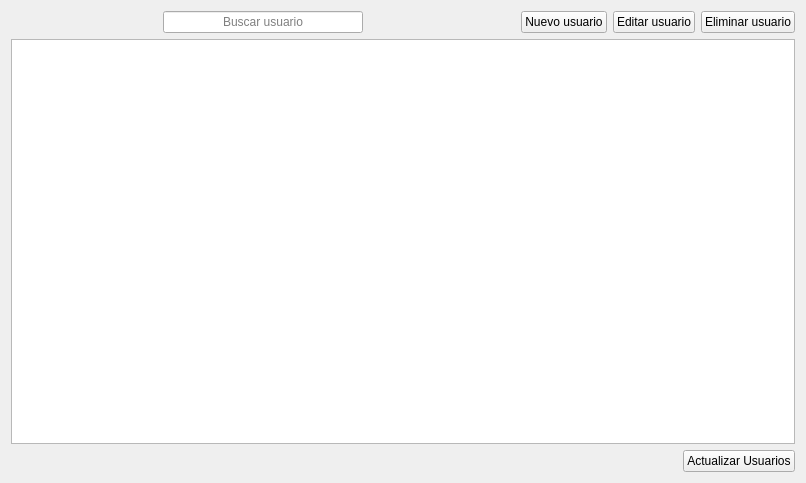
<?xml version="1.0" encoding="UTF-8"?>
<ui version="4.0">
 <class>UsersPage</class>
 <widget class="QWidget" name="UsersPage">
  <property name="geometry">
   <rect>
    <x>0</x>
    <y>0</y>
    <width>806</width>
    <height>483</height>
   </rect>
  </property>
  <property name="windowTitle">
   <string>Form</string>
  </property>
  <layout class="QVBoxLayout" name="verticalLayout">
   <item>
    <layout class="QHBoxLayout" name="horizontalLayout">
     <item>
      <spacer name="horizontalSpacer_3">
       <property name="orientation">
        <enum>Qt::Orientation::Horizontal</enum>
       </property>
       <property name="sizeHint" stdset="0">
        <size>
         <width>40</width>
         <height>20</height>
        </size>
       </property>
      </spacer>
     </item>
     <item>
      <widget class="QLineEdit" name="searchLineEdit">
       <property name="minimumSize">
        <size>
         <width>200</width>
         <height>0</height>
        </size>
       </property>
       <property name="text">
        <string/>
       </property>
       <property name="alignment">
        <set>Qt::AlignmentFlag::AlignCenter</set>
       </property>
       <property name="placeholderText">
        <string>Buscar usuario</string>
       </property>
       <property name="clearButtonEnabled">
        <bool>true</bool>
       </property>
      </widget>
     </item>
     <item>
      <spacer name="horizontalSpacer">
       <property name="orientation">
        <enum>Qt::Orientation::Horizontal</enum>
       </property>
       <property name="sizeHint" stdset="0">
        <size>
         <width>40</width>
         <height>20</height>
        </size>
       </property>
      </spacer>
     </item>
     <item>
      <widget class="QPushButton" name="newUserButton">
       <property name="text">
        <string>Nuevo usuario</string>
       </property>
      </widget>
     </item>
     <item>
      <widget class="QPushButton" name="editUserButton">
       <property name="text">
        <string>Editar usuario</string>
       </property>
      </widget>
     </item>
     <item>
      <widget class="QPushButton" name="deleteUserButton">
       <property name="text">
        <string>Eliminar usuario</string>
       </property>
      </widget>
     </item>
    </layout>
   </item>
   <item>
    <widget class="QTableView" name="tableView"/>
   </item>
   <item>
    <layout class="QHBoxLayout" name="horizontalLayout_2">
     <property name="topMargin">
      <number>0</number>
     </property>
     <item>
      <spacer name="horizontalSpacer_2">
       <property name="orientation">
        <enum>Qt::Orientation::Horizontal</enum>
       </property>
       <property name="sizeHint" stdset="0">
        <size>
         <width>40</width>
         <height>20</height>
        </size>
       </property>
      </spacer>
     </item>
     <item>
      <widget class="QPushButton" name="refreshButton">
       <property name="text">
        <string>Actualizar Usuarios</string>
       </property>
      </widget>
     </item>
    </layout>
   </item>
  </layout>
 </widget>
 <resources/>
 <connections/>
</ui>
